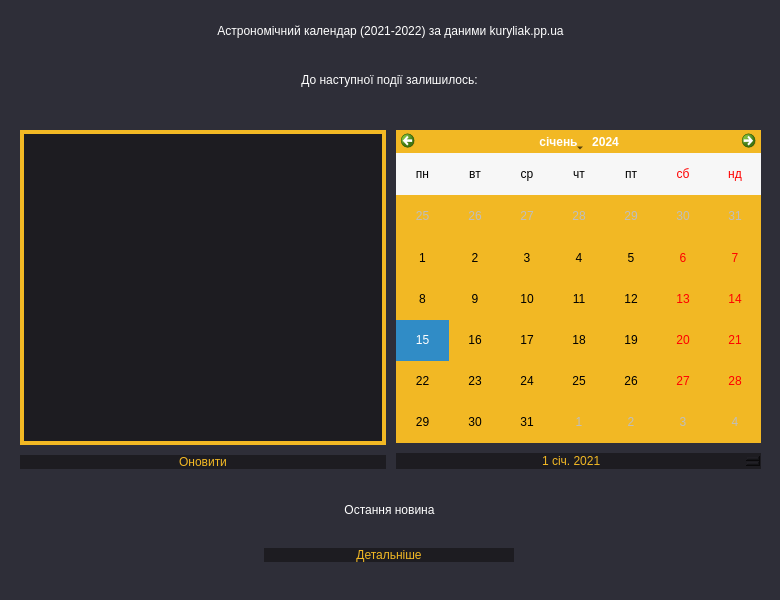
<?xml version="1.0" encoding="UTF-8"?>
<ui version="4.0">
 <class>Dialog</class>
 <widget class="QDialog" name="Dialog">
  <property name="windowModality">
   <enum>Qt::NonModal</enum>
  </property>
  <property name="enabled">
   <bool>true</bool>
  </property>
  <property name="geometry">
   <rect>
    <x>0</x>
    <y>0</y>
    <width>780</width>
    <height>600</height>
   </rect>
  </property>
  <property name="sizePolicy">
   <sizepolicy hsizetype="Preferred" vsizetype="Preferred">
    <horstretch>0</horstretch>
    <verstretch>0</verstretch>
   </sizepolicy>
  </property>
  <property name="minimumSize">
   <size>
    <width>780</width>
    <height>600</height>
   </size>
  </property>
  <property name="maximumSize">
   <size>
    <width>780</width>
    <height>600</height>
   </size>
  </property>
  <property name="mouseTracking">
   <bool>false</bool>
  </property>
  <property name="tabletTracking">
   <bool>false</bool>
  </property>
  <property name="contextMenuPolicy">
   <enum>Qt::NoContextMenu</enum>
  </property>
  <property name="acceptDrops">
   <bool>false</bool>
  </property>
  <property name="windowTitle">
   <string>Астрономічний календар</string>
  </property>
  <property name="windowIcon">
   <iconset>
    <normaloff>icon.ico</normaloff>icon.ico</iconset>
  </property>
  <property name="windowOpacity">
   <double>1.000000000000000</double>
  </property>
  <property name="toolTip">
   <string/>
  </property>
  <property name="autoFillBackground">
   <bool>false</bool>
  </property>
  <property name="styleSheet">
   <string notr="true">QDialog{
background-color: #2e2e38;
}</string>
  </property>
  <property name="locale">
   <locale language="Ukrainian" country="Ukraine"/>
  </property>
  <property name="windowFilePath">
   <string/>
  </property>
  <property name="inputMethodHints">
   <set>Qt::ImhNone</set>
  </property>
  <property name="sizeGripEnabled">
   <bool>false</bool>
  </property>
  <property name="modal">
   <bool>false</bool>
  </property>
  <widget class="QWidget" name="horizontalLayoutWidget_2">
   <property name="geometry">
    <rect>
     <x>0</x>
     <y>10</y>
     <width>781</width>
     <height>41</height>
    </rect>
   </property>
   <layout class="QHBoxLayout" name="horizontalLayout_2">
    <item>
     <widget class="QLabel" name="label">
      <property name="styleSheet">
       <string notr="true">font: 15pt &quot;Century Gothic&quot;;
color: white;
border: none;</string>
      </property>
      <property name="text">
       <string>Астрономічний календар (2021-2022) за даними kuryliak.pp.ua</string>
      </property>
      <property name="alignment">
       <set>Qt::AlignCenter</set>
      </property>
     </widget>
    </item>
   </layout>
  </widget>
  <widget class="QWidget" name="horizontalLayoutWidget_3">
   <property name="geometry">
    <rect>
     <x>20</x>
     <y>130</y>
     <width>741</width>
     <height>339</height>
    </rect>
   </property>
   <layout class="QHBoxLayout" name="horizontalLayout_3">
    <property name="spacing">
     <number>10</number>
    </property>
    <item>
     <layout class="QVBoxLayout" name="verticalLayout">
      <item>
       <widget class="QTextEdit" name="keys">
        <property name="cursor" stdset="0">
         <cursorShape>ArrowCursor</cursorShape>
        </property>
        <property name="styleSheet">
         <string notr="true">color: #f2b824;
background-color: #1d1c21;
border: 4px solid #f2b824;
font: 12pt &quot;Century Gothic&quot;;</string>
        </property>
        <property name="verticalScrollBarPolicy">
         <enum>Qt::ScrollBarAlwaysOff</enum>
        </property>
        <property name="horizontalScrollBarPolicy">
         <enum>Qt::ScrollBarAlwaysOff</enum>
        </property>
        <property name="autoFormatting">
         <set>QTextEdit::AutoNone</set>
        </property>
        <property name="html">
         <string>&lt;!DOCTYPE HTML PUBLIC &quot;-//W3C//DTD HTML 4.0//EN&quot; &quot;http://www.w3.org/TR/REC-html40/strict.dtd&quot;&gt;
&lt;html&gt;&lt;head&gt;&lt;meta name=&quot;qrichtext&quot; content=&quot;1&quot; /&gt;&lt;style type=&quot;text/css&quot;&gt;
p, li { white-space: pre-wrap; }
&lt;/style&gt;&lt;/head&gt;&lt;body style=&quot; font-family:'Century Gothic'; font-size:12pt; font-weight:400; font-style:normal;&quot;&gt;
&lt;p style=&quot;-qt-paragraph-type:empty; margin-top:0px; margin-bottom:0px; margin-left:0px; margin-right:0px; -qt-block-indent:0; text-indent:0px;&quot;&gt;&lt;br /&gt;&lt;/p&gt;&lt;/body&gt;&lt;/html&gt;</string>
        </property>
        <property name="acceptRichText">
         <bool>false</bool>
        </property>
       </widget>
      </item>
      <item>
       <widget class="QPushButton" name="update">
        <property name="styleSheet">
         <string notr="true">QPushButton {
	font: 12pt &quot;Century Gothic&quot;;
    color: #f2b824;
    background-color: #1d1c21;
    border: none;
}
QPushButton:hover{
 color: #f2c44e;
 background-color: #3a3c42;
}
QPushButton:pressed {
color: #eb7b13;
}</string>
        </property>
        <property name="text">
         <string>Оновити</string>
        </property>
       </widget>
      </item>
     </layout>
    </item>
    <item>
     <layout class="QVBoxLayout" name="verticalLayout_2">
      <item>
       <widget class="QCalendarWidget" name="calendardate">
        <property name="enabled">
         <bool>true</bool>
        </property>
        <property name="focusPolicy">
         <enum>Qt::StrongFocus</enum>
        </property>
        <property name="whatsThis">
         <string>&lt;html&gt;&lt;head/&gt;&lt;body&gt;&lt;p&gt;&lt;br/&gt;&lt;/p&gt;&lt;/body&gt;&lt;/html&gt;</string>
        </property>
        <property name="autoFillBackground">
         <bool>false</bool>
        </property>
        <property name="styleSheet">
         <string notr="true">background-color: #f2b824;
font: 12pt &quot;Century Gothic&quot;;М</string>
        </property>
        <property name="minimumDate">
         <date>
          <year>2021</year>
          <month>1</month>
          <day>1</day>
         </date>
        </property>
        <property name="gridVisible">
         <bool>false</bool>
        </property>
        <property name="verticalHeaderFormat">
         <enum>QCalendarWidget::NoVerticalHeader</enum>
        </property>
        <property name="dateEditEnabled">
         <bool>true</bool>
        </property>
       </widget>
      </item>
      <item>
       <widget class="QDateEdit" name="linedate">
        <property name="maximumSize">
         <size>
          <width>16777215</width>
          <height>21</height>
         </size>
        </property>
        <property name="focusPolicy">
         <enum>Qt::WheelFocus</enum>
        </property>
        <property name="contextMenuPolicy">
         <enum>Qt::DefaultContextMenu</enum>
        </property>
        <property name="styleSheet">
         <string notr="true">color: #f2b824;
background-color: #1d1c21;
border: none;
font: 12pt &quot;Century Gothic&quot;;</string>
        </property>
        <property name="wrapping">
         <bool>false</bool>
        </property>
        <property name="alignment">
         <set>Qt::AlignCenter</set>
        </property>
        <property name="buttonSymbols">
         <enum>QAbstractSpinBox::UpDownArrows</enum>
        </property>
        <property name="showGroupSeparator" stdset="0">
         <bool>false</bool>
        </property>
        <property name="minimumDate">
         <date>
          <year>2021</year>
          <month>1</month>
          <day>1</day>
         </date>
        </property>
        <property name="calendarPopup">
         <bool>false</bool>
        </property>
       </widget>
      </item>
     </layout>
    </item>
   </layout>
  </widget>
  <widget class="QLabel" name="newslabel">
   <property name="geometry">
    <rect>
     <x>0</x>
     <y>490</y>
     <width>779</width>
     <height>39</height>
    </rect>
   </property>
   <property name="styleSheet">
    <string notr="true">font: 12pt &quot;Century Gothic&quot;;
color: white;
border: none;</string>
   </property>
   <property name="text">
    <string>Остання новина</string>
   </property>
   <property name="alignment">
    <set>Qt::AlignCenter</set>
   </property>
  </widget>
  <widget class="QWidget" name="horizontalLayoutWidget">
   <property name="geometry">
    <rect>
     <x>-1</x>
     <y>540</y>
     <width>781</width>
     <height>31</height>
    </rect>
   </property>
   <layout class="QHBoxLayout" name="horizontalLayout">
    <item>
     <widget class="QPushButton" name="movelink">
      <property name="minimumSize">
       <size>
        <width>120</width>
        <height>0</height>
       </size>
      </property>
      <property name="maximumSize">
       <size>
        <width>250</width>
        <height>16777215</height>
       </size>
      </property>
      <property name="styleSheet">
       <string notr="true">QPushButton {
	font: 12pt &quot;Century Gothic&quot;;
    color: #f2b824;
    background-color: #1d1c21;
    border: none;
}
QPushButton:hover{
 color: #f2c44e;
 background-color: #3a3c42;
}
QPushButton:pressed {
color: #eb7b13;
}</string>
      </property>
      <property name="text">
       <string>Детальніше</string>
      </property>
     </widget>
    </item>
   </layout>
  </widget>
  <widget class="QLabel" name="nextevent">
   <property name="geometry">
    <rect>
     <x>0</x>
     <y>60</y>
     <width>779</width>
     <height>39</height>
    </rect>
   </property>
   <property name="styleSheet">
    <string notr="true">font: 12pt &quot;Century Gothic&quot;;
color: white;
border: none;</string>
   </property>
   <property name="text">
    <string>До наступної події залишилось:</string>
   </property>
   <property name="alignment">
    <set>Qt::AlignCenter</set>
   </property>
  </widget>
 </widget>
 <resources/>
 <connections/>
</ui>
